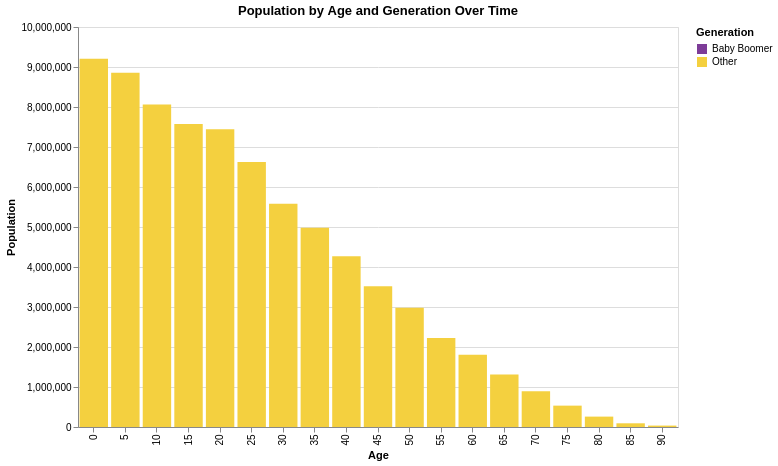

Notebook code cell kept with this figure:
### Markdown cell above
##### Exploration 3 – Show the Population Change Over Time with a Slider

Now, we have a snapshot of 2 different years next to each other, but what about creating a crude animation by controlling the the year displayed with a slider?

Create a slider using [this example](https://altair-viz.github.io/gallery/us_population_over_time.html) to help guide you.  Our plot will look similar, except we have not split our bar chart up by `sex` yet. Name the slider 'Select Year:' (this in controlled in `binding_range`, and not in the `selection_single` parameters).  

Encode membership of the Baby Boomer generation with color using "#7D3C98" (purple) for the boomers "#F4D03F" (gold) for other.

Start the slider at 1900.

### Code cell
# your code here
year_slider = alt.binding_range(min=1900, max=2020, step=1, name='Select Year:')
year_select = alt.selection_point(fields=['year'], bind=year_slider, value=1900)

bar_chart = alt.Chart(df_pop).mark_bar().encode(
    x=alt.X('age:O', title='Age'),
    y=alt.Y('sum(people):Q', title='Population'),
    color=alt.Color('Generation:N',
                    scale=alt.Scale(domain=['Baby Boomer', 'Other'],
                                   range=['#7D3C98', '#F4D03F'])),
    tooltip=['age:O', 'sum(people):Q', 'Generation:N']
).add_params(
    year_select
).transform_filter(
    year_select
).properties(
    width=600,
    height=400,
    title='Population by Age and Generation Over Time'
)

bar_chart

### Figure 1 — Vega-Lite specification as saved in the notebook (floating-point values rounded to 4 significant figures; data arrays with more than 128 entries replaced by an {"elided": "..."} marker saying what was removed)
{"config": {"view": {"continuousWidth": 300, "continuousHeight": 300}}, "data": {"name": "data-d08f1ff8b6aecb91d1680e71375fa3fc"}, "mark": {"type": "bar"}, "encoding": {"color": {"field": "Generation", "scale": {"domain": ["Baby Boomer", "Other"], "range": ["#7D3C98", "#F4D03F"]}, "type": "nominal"}, "tooltip": [{"field": "age", "type": "ordinal"}, {"aggregate": "sum", "field": "people", "type": "quantitative"}, {"field": "Generation", "type": "nominal"}], "x": {"field": "age", "title": "Age", "type": "ordinal"}, "y": {"aggregate": "sum", "field": "people", "title": "Population", "type": "quantitative"}}, "height": 400, "params": [{"name": "param_3468a73c873a09fa", "select": {"type": "point", "fields": ["year"]}, "bind": {"input": "range", "max": 2020, "min": 1900, "name": "Select Year:", "step": 1}, "value": 1900}], "title": "Population by Age and Generation Over Time", "transform": [{"filter": {"param": "param_3468a73c873a09fa"}}], "width": 600, "$schema": "https://vega.github.io/schema/vega-lite/v6.1.0.json", "datasets": {"data-d08f1ff8b6aecb91d1680e71375fa3fc": {"elided": "570 records"}}}
